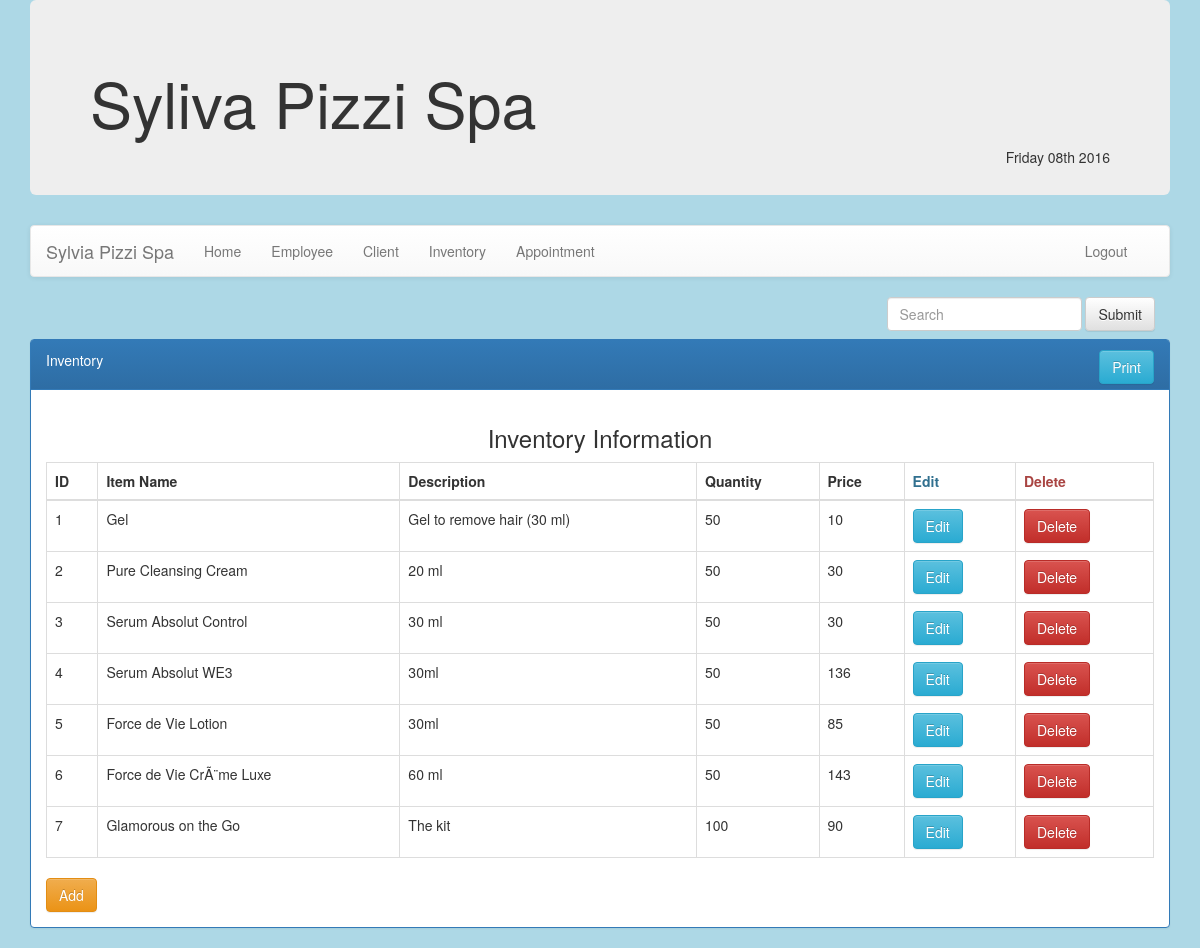
The page /inventory.php (signed in) on the database its author committed.
### tables this page shows
CREATE TABLE `inventory` (
  `Inventory_Id` int(7) NOT NULL,
  `Item_Id` int(7) DEFAULT NULL,
  `Quantity` int(7) DEFAULT NULL
);

CREATE TABLE `item` (
  `Item_Id` int(7) NOT NULL,
  `Name` varchar(50) DEFAULT NULL,
  `Price` int(7) DEFAULT NULL,
  `Description` varchar(60) DEFAULT NULL
);

### inventory.php (the view, shortened to what this page needs)
<?php
	require_once 'database.php';
?>
    <!DOCTYPE HTML>
    <html>
    <head>
        <link rel="stylesheet" href="css/bootstrap.min.css" />
        <link rel="stylesheet" href="css/bootstrap-theme.min.css" />
    </head>
    <body>
        <div class="container">
            <?php include 'header.php' ?>
                <form method="post" align="right" class="navbar-form navbar-center" role="search">
                    <div class="form-group">
                        <input name="search" type="text" class="form-control" placeholder="Search">
                    </div>
                    <button type="submit" class="btn btn-default">Submit</button>
                </form>
                <div class="content">
                            <div class="panel panel-primary">
                                <div class="panel-heading" style="height: 50px">
                                    Inventory
                                    <div style="float: right;">
                                        <a class="btn btn-info" href="print.php?table=inventory">Print</a>
                                    </div>
                                </div>
                                <div class="panel-body">
                                    <h3 align="center">Inventory Information</h3>
                                    <table class="table table-bordered">
                                        <thead>
                                            <tr>
                                                <th>ID</th>
                                                <th>Item Name</th>
                                                <th>Description</th>
                                                <th>Quantity</th>
                                                <th>Price</th>
                                                <th class="text-info">Edit</th>
                                                <th class="text-danger">Delete</th>
                                            </tr>
                                        </thead>
                                        <tbody>
                                            <?php
										$STH = $DBH->query(
                                        "SELECT * FROM Inventory INNER JOIN Item USING(Item_Id) " .
                                        (isset($search) ?
                                         "WHERE Name LIKE '%$search%' OR Description LIKE '%$search%'" :
                                         "")
                                        );
										while($row = $STH->fetch())
										{
								?>
                                                <tr>
                                                    <td>
                                                        <?= $row['Inventory_Id'] ?>
                                                    </td>
                                                    <td>
                                                        <?= $row['Name'] ?>
                                                    </td>
                                                    <td>
                                                        <?= $row['Description'] ?>
                                                    </td>
                                                    <td>
                                                        <?= $row['Quantity'] ?>
                                                    </td>
                                                    <td>
                                                        <?= $row['Price'] ?>
                                                    </td>
                                                    <td>
                                                        <form method="post">
                                                            <input type="submit" class="btn btn-info" value="Edit" name="edit">
                                                        </form>
                                                    </td>
                                                    <td>
                                                        <form method="post" onsubmit="return validate(this);">
                                                            <input type="submit" class="btn btn-danger" value="Delete" name="delete">
                                                        </form>
                                                    </td>
                                                </tr>
                                                <?php
										}
									?>
                                        </tbody>
                                    </table>
                                    <button class="btn btn-warning" data-toggle="collapse" data-target="#demo">Add</button>
                                </div>
                            </div>
                </div>
        </div>
    </body>
    </html>

### header.php
<link rel="stylesheet" href="css/logout.css" />
<div class="header">
	<div class="jumbotron">
		<h1>Syliva Pizzi Spa</h1>
		<div style="float: right">
			<?php
				echo date("l dS Y");
			?>
		</div>
	</div>
	<?php
		if(isset($_SESSION['UserSession']))
	    {
    ?>
		<nav class="navbar navbar-default">
			<div class="container-fluid">
				<div class="navbar-header">
					<a class="navbar-brand" href="home.php">Sylvia Pizzi Spa</a>
				</div>
				<div>
					<ul class="nav navbar-nav">
						<li><a href="home.php">Home</a></li>
						<li><a href="employee.php">Employee</a></li>
                        <li><a href="client.php">Client</a></li>
                        <li><a href="inventory.php">Inventory</a></li>
                        <li><a href="appointment.php">Appointment</a></li>
                        <li class="logout"><a href="logout.php">Logout</a></li>
					</ul>
				</div>
			</div>
		</nav>
		<?php
	    }
	?>
</div>

### css/logout.css (style rules this page uses)
.logout { position:fixed; right:-460px; }

### rows shown on the page
inventory: Inventory_Id "1", Item_Id.Name "Gel", Item_Id.Description "Gel to remove hair (30 ml)", Quantity "50", Item_Id.Price "10"
inventory: Inventory_Id "2", Item_Id.Name "Pure Cleansing Cream", Item_Id.Description "20 ml", Quantity "50", Item_Id.Price "30"
inventory: Inventory_Id "3", Item_Id.Name "Serum Absolut Control", Item_Id.Description "30 ml", Quantity "50", Item_Id.Price "30"
inventory: Inventory_Id "4", Item_Id.Name "Serum Absolut WE3", Item_Id.Description "30ml", Quantity "50", Item_Id.Price "136"
inventory: Inventory_Id "5", Item_Id.Name "Force de Vie Lotion", Item_Id.Description "30ml", Quantity "50", Item_Id.Price "85"
inventory: Inventory_Id "6", Item_Id.Name "Force de Vie CrÃ¨me Luxe", Item_Id.Description "60 ml", Quantity "50", Item_Id.Price "143"
inventory: Inventory_Id "7", Item_Id.Name "Glamorous on the Go", Item_Id.Description "The kit", Quantity "100", Item_Id.Price "90"
